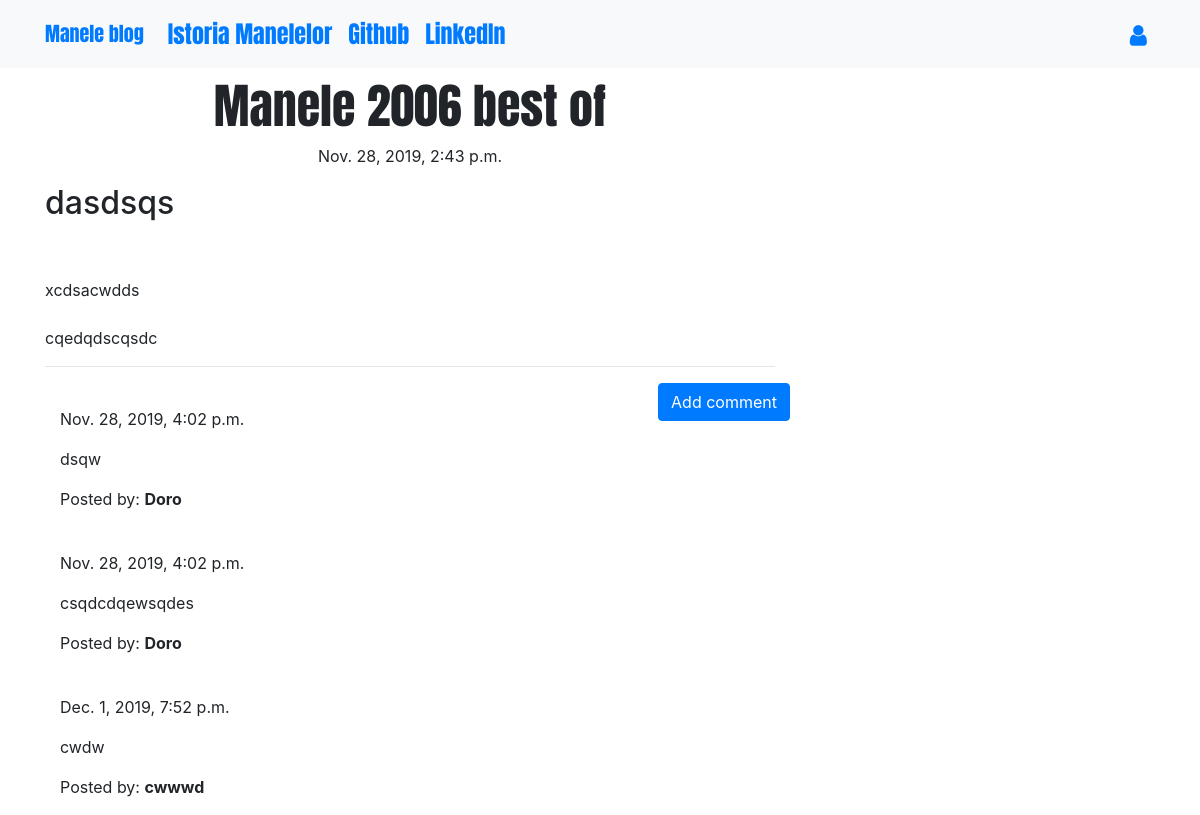
/post/1, run on the app's committed database.
### blog/models.py (models this page shows, shortened)
class Post(models.Model):
    author = models.ForeignKey('auth.User',on_delete=models.CASCADE)  # FK spre modelul auth.User (autentificarea userilor in admin) # FK-ul este cel ce  umple capul Authod cu valori selectabile
    title = models.CharField(max_length=200)
    text = models.TextField()
    created_date = models.DateTimeField(default=timezone.now)
    published_date = models.DateTimeField(blank=True, null=True)

class Comment(models.Model):
    post = models.ForeignKey('blog.Post', related_name='comments',on_delete=models.CASCADE)  #Fk catre POst
    author = models.CharField(max_length=200)
    text = models.TextField()
    created_date = models.DateTimeField(default=timezone.now)
    approved_comment = models.BooleanField(default=False)

### blog/views.py (the view)
# urls.py: path('post/<int:pk>', views.PostDetailView.as_view(), name='post_detail'),
class PostDetailView(DetailView):                # Template default suffix is _detail.
    model = Post

### blog/templates/blog/post_detail.html (shortened to what this page needs)
{% extends 'blog/base.html' %}
{% block content %}
        <h1 class='posttitle'>{{ post.title }}</h1>
        {% if post.published_date %}
            <div class="date postdate">
                {{ post.published_date }}
            </div>
         {% endif %}
      <p class='postcontent' >{{ post.text|safe|linebreaksbr }}</p>
  <hr>
  <a class="btn btn-primary btn-comment" href="{% url 'add_comment_to_post' pk=post.pk %}">Add comment</a>
  <div class="container">
  {% for comment in post.comments.all %}
  <br>
      {% if user.is_authenticated or comment.approved_comment %}
              {{ comment.created_date }}
          <p>{{ comment.text|safe|linebreaks }}</p>
          <p>Posted by: <strong>{{ comment.author }}</strong></p>
      {% endif %}
  {% empty %}
      <p>No comments posted.</p>
  {% endfor %}
</div>
{% endblock %}

### blog/static/css/blog.css (style rules this page uses)
.postdate { text-align: center; }
.posttitle { font-family: 'Anton', sans-serif; font-size: 3em; text-align: center; }
.postcontent { font-family: 'Anton'; font-size: 1.5em; }
.btn-comment { position: absolute; right: 0px; }
.loader { filter:hue-rotate(0deg); color: linear-gradient(45deg,#0f8,#08f); animation:hue 5000ms infinite linear; }

### data on the page
Post: title "Manele 2006 best of", published_date "Nov. 28, 2019, 2:43 p.m.", text "dasdsqs xcdsacwdds cqedqdscqsdc"
Comment: created_date "Nov. 28, 2019, 4:02 p.m.", text "dsqw", author "Doro"
Comment: created_date "Nov. 28, 2019, 4:02 p.m.", text "csqdcdqewsqdes", author "Doro"
Comment: created_date "Dec. 1, 2019, 7:52 p.m.", text "cwdw", author "cwwwd"
